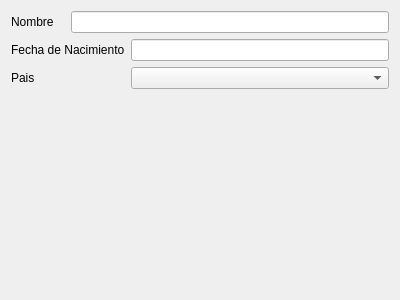
<?xml version="1.0" encoding="UTF-8"?>
<ui version="4.0">
 <class>Form</class>
 <widget class="QWidget" name="Form">
  <property name="geometry">
   <rect>
    <x>0</x>
    <y>0</y>
    <width>400</width>
    <height>300</height>
   </rect>
  </property>
  <property name="windowTitle">
   <string>Form</string>
  </property>
  <layout class="QGridLayout" name="gridLayout">
   <item row="0" column="0">
    <widget class="QLabel" name="label">
     <property name="text">
      <string>Nombre</string>
     </property>
    </widget>
   </item>
   <item row="0" column="1" colspan="2">
    <widget class="QLineEdit" name="mui_nomautor"/>
   </item>
   <item row="1" column="0" colspan="2">
    <widget class="QLabel" name="label_2">
     <property name="text">
      <string>Fecha de Nacimiento</string>
     </property>
    </widget>
   </item>
   <item row="1" column="2">
    <widget class="BlDateSearch" name="mui_fechanacimientoautor"/>
   </item>
   <item row="2" column="0">
    <widget class="QLabel" name="label_3">
     <property name="text">
      <string>Pais</string>
     </property>
    </widget>
   </item>
   <item row="2" column="2">
    <widget class="BlComboBox" name="mui_idpais"/>
   </item>
   <item row="3" column="0" colspan="3">
    <widget class="BlSubForm" name="mui_list" native="true"/>
   </item>
  </layout>
 </widget>
 <customwidgets>
  <customwidget>
   <class>BlDateSearch</class>
   <extends>QLineEdit</extends>
   <header>bldatesearch.h</header>
  </customwidget>
  <customwidget>
   <class>BlComboBox</class>
   <extends>QComboBox</extends>
   <header>blcombobox.h</header>
  </customwidget>
  <customwidget>
   <class>BlSubForm</class>
   <extends>QWidget</extends>
   <header>blsubform.h</header>
   <container>1</container>
  </customwidget>
 </customwidgets>
 <resources/>
 <connections/>
</ui>
